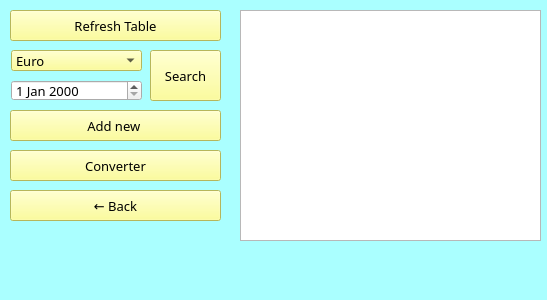
<?xml version="1.0" encoding="UTF-8"?>
<ui version="4.0">
 <class>stonks</class>
 <widget class="QMainWindow" name="stonks">
  <property name="geometry">
   <rect>
    <x>0</x>
    <y>0</y>
    <width>547</width>
    <height>300</height>
   </rect>
  </property>
  <property name="palette">
   <palette>
    <active>
     <colorrole role="WindowText">
      <brush brushstyle="SolidPattern">
       <color alpha="255">
        <red>0</red>
        <green>0</green>
        <blue>0</blue>
       </color>
      </brush>
     </colorrole>
     <colorrole role="Button">
      <brush brushstyle="SolidPattern">
       <color alpha="255">
        <red>170</red>
        <green>255</green>
        <blue>255</blue>
       </color>
      </brush>
     </colorrole>
     <colorrole role="Light">
      <brush brushstyle="SolidPattern">
       <color alpha="255">
        <red>255</red>
        <green>255</green>
        <blue>255</blue>
       </color>
      </brush>
     </colorrole>
     <colorrole role="Midlight">
      <brush brushstyle="SolidPattern">
       <color alpha="255">
        <red>212</red>
        <green>255</green>
        <blue>255</blue>
       </color>
      </brush>
     </colorrole>
     <colorrole role="Dark">
      <brush brushstyle="SolidPattern">
       <color alpha="255">
        <red>85</red>
        <green>127</green>
        <blue>127</blue>
       </color>
      </brush>
     </colorrole>
     <colorrole role="Mid">
      <brush brushstyle="SolidPattern">
       <color alpha="255">
        <red>113</red>
        <green>170</green>
        <blue>170</blue>
       </color>
      </brush>
     </colorrole>
     <colorrole role="Text">
      <brush brushstyle="SolidPattern">
       <color alpha="255">
        <red>0</red>
        <green>0</green>
        <blue>0</blue>
       </color>
      </brush>
     </colorrole>
     <colorrole role="BrightText">
      <brush brushstyle="SolidPattern">
       <color alpha="255">
        <red>255</red>
        <green>255</green>
        <blue>255</blue>
       </color>
      </brush>
     </colorrole>
     <colorrole role="ButtonText">
      <brush brushstyle="SolidPattern">
       <color alpha="255">
        <red>0</red>
        <green>0</green>
        <blue>0</blue>
       </color>
      </brush>
     </colorrole>
     <colorrole role="Base">
      <brush brushstyle="SolidPattern">
       <color alpha="255">
        <red>255</red>
        <green>255</green>
        <blue>255</blue>
       </color>
      </brush>
     </colorrole>
     <colorrole role="Window">
      <brush brushstyle="SolidPattern">
       <color alpha="255">
        <red>170</red>
        <green>255</green>
        <blue>255</blue>
       </color>
      </brush>
     </colorrole>
     <colorrole role="Shadow">
      <brush brushstyle="SolidPattern">
       <color alpha="255">
        <red>0</red>
        <green>0</green>
        <blue>0</blue>
       </color>
      </brush>
     </colorrole>
     <colorrole role="AlternateBase">
      <brush brushstyle="SolidPattern">
       <color alpha="255">
        <red>212</red>
        <green>255</green>
        <blue>255</blue>
       </color>
      </brush>
     </colorrole>
     <colorrole role="ToolTipBase">
      <brush brushstyle="SolidPattern">
       <color alpha="255">
        <red>255</red>
        <green>255</green>
        <blue>220</blue>
       </color>
      </brush>
     </colorrole>
     <colorrole role="ToolTipText">
      <brush brushstyle="SolidPattern">
       <color alpha="255">
        <red>0</red>
        <green>0</green>
        <blue>0</blue>
       </color>
      </brush>
     </colorrole>
     <colorrole role="PlaceholderText">
      <brush brushstyle="SolidPattern">
       <color alpha="128">
        <red>0</red>
        <green>0</green>
        <blue>0</blue>
       </color>
      </brush>
     </colorrole>
    </active>
    <inactive>
     <colorrole role="WindowText">
      <brush brushstyle="SolidPattern">
       <color alpha="255">
        <red>0</red>
        <green>0</green>
        <blue>0</blue>
       </color>
      </brush>
     </colorrole>
     <colorrole role="Button">
      <brush brushstyle="SolidPattern">
       <color alpha="255">
        <red>170</red>
        <green>255</green>
        <blue>255</blue>
       </color>
      </brush>
     </colorrole>
     <colorrole role="Light">
      <brush brushstyle="SolidPattern">
       <color alpha="255">
        <red>255</red>
        <green>255</green>
        <blue>255</blue>
       </color>
      </brush>
     </colorrole>
     <colorrole role="Midlight">
      <brush brushstyle="SolidPattern">
       <color alpha="255">
        <red>212</red>
        <green>255</green>
        <blue>255</blue>
       </color>
      </brush>
     </colorrole>
     <colorrole role="Dark">
      <brush brushstyle="SolidPattern">
       <color alpha="255">
        <red>85</red>
        <green>127</green>
        <blue>127</blue>
       </color>
      </brush>
     </colorrole>
     <colorrole role="Mid">
      <brush brushstyle="SolidPattern">
       <color alpha="255">
        <red>113</red>
        <green>170</green>
        <blue>170</blue>
       </color>
      </brush>
     </colorrole>
     <colorrole role="Text">
      <brush brushstyle="SolidPattern">
       <color alpha="255">
        <red>0</red>
        <green>0</green>
        <blue>0</blue>
       </color>
      </brush>
     </colorrole>
     <colorrole role="BrightText">
      <brush brushstyle="SolidPattern">
       <color alpha="255">
        <red>255</red>
        <green>255</green>
        <blue>255</blue>
       </color>
      </brush>
     </colorrole>
     <colorrole role="ButtonText">
      <brush brushstyle="SolidPattern">
       <color alpha="255">
        <red>0</red>
        <green>0</green>
        <blue>0</blue>
       </color>
      </brush>
     </colorrole>
     <colorrole role="Base">
      <brush brushstyle="SolidPattern">
       <color alpha="255">
        <red>255</red>
        <green>255</green>
        <blue>255</blue>
       </color>
      </brush>
     </colorrole>
     <colorrole role="Window">
      <brush brushstyle="SolidPattern">
       <color alpha="255">
        <red>170</red>
        <green>255</green>
        <blue>255</blue>
       </color>
      </brush>
     </colorrole>
     <colorrole role="Shadow">
      <brush brushstyle="SolidPattern">
       <color alpha="255">
        <red>0</red>
        <green>0</green>
        <blue>0</blue>
       </color>
      </brush>
     </colorrole>
     <colorrole role="AlternateBase">
      <brush brushstyle="SolidPattern">
       <color alpha="255">
        <red>212</red>
        <green>255</green>
        <blue>255</blue>
       </color>
      </brush>
     </colorrole>
     <colorrole role="ToolTipBase">
      <brush brushstyle="SolidPattern">
       <color alpha="255">
        <red>255</red>
        <green>255</green>
        <blue>220</blue>
       </color>
      </brush>
     </colorrole>
     <colorrole role="ToolTipText">
      <brush brushstyle="SolidPattern">
       <color alpha="255">
        <red>0</red>
        <green>0</green>
        <blue>0</blue>
       </color>
      </brush>
     </colorrole>
     <colorrole role="PlaceholderText">
      <brush brushstyle="SolidPattern">
       <color alpha="128">
        <red>0</red>
        <green>0</green>
        <blue>0</blue>
       </color>
      </brush>
     </colorrole>
    </inactive>
    <disabled>
     <colorrole role="WindowText">
      <brush brushstyle="SolidPattern">
       <color alpha="255">
        <red>85</red>
        <green>127</green>
        <blue>127</blue>
       </color>
      </brush>
     </colorrole>
     <colorrole role="Button">
      <brush brushstyle="SolidPattern">
       <color alpha="255">
        <red>170</red>
        <green>255</green>
        <blue>255</blue>
       </color>
      </brush>
     </colorrole>
     <colorrole role="Light">
      <brush brushstyle="SolidPattern">
       <color alpha="255">
        <red>255</red>
        <green>255</green>
        <blue>255</blue>
       </color>
      </brush>
     </colorrole>
     <colorrole role="Midlight">
      <brush brushstyle="SolidPattern">
       <color alpha="255">
        <red>212</red>
        <green>255</green>
        <blue>255</blue>
       </color>
      </brush>
     </colorrole>
     <colorrole role="Dark">
      <brush brushstyle="SolidPattern">
       <color alpha="255">
        <red>85</red>
        <green>127</green>
        <blue>127</blue>
       </color>
      </brush>
     </colorrole>
     <colorrole role="Mid">
      <brush brushstyle="SolidPattern">
       <color alpha="255">
        <red>113</red>
        <green>170</green>
        <blue>170</blue>
       </color>
      </brush>
     </colorrole>
     <colorrole role="Text">
      <brush brushstyle="SolidPattern">
       <color alpha="255">
        <red>85</red>
        <green>127</green>
        <blue>127</blue>
       </color>
      </brush>
     </colorrole>
     <colorrole role="BrightText">
      <brush brushstyle="SolidPattern">
       <color alpha="255">
        <red>255</red>
        <green>255</green>
        <blue>255</blue>
       </color>
      </brush>
     </colorrole>
     <colorrole role="ButtonText">
      <brush brushstyle="SolidPattern">
       <color alpha="255">
        <red>85</red>
        <green>127</green>
        <blue>127</blue>
       </color>
      </brush>
     </colorrole>
     <colorrole role="Base">
      <brush brushstyle="SolidPattern">
       <color alpha="255">
        <red>170</red>
        <green>255</green>
        <blue>255</blue>
       </color>
      </brush>
     </colorrole>
     <colorrole role="Window">
      <brush brushstyle="SolidPattern">
       <color alpha="255">
        <red>170</red>
        <green>255</green>
        <blue>255</blue>
       </color>
      </brush>
     </colorrole>
     <colorrole role="Shadow">
      <brush brushstyle="SolidPattern">
       <color alpha="255">
        <red>0</red>
        <green>0</green>
        <blue>0</blue>
       </color>
      </brush>
     </colorrole>
     <colorrole role="AlternateBase">
      <brush brushstyle="SolidPattern">
       <color alpha="255">
        <red>170</red>
        <green>255</green>
        <blue>255</blue>
       </color>
      </brush>
     </colorrole>
     <colorrole role="ToolTipBase">
      <brush brushstyle="SolidPattern">
       <color alpha="255">
        <red>255</red>
        <green>255</green>
        <blue>220</blue>
       </color>
      </brush>
     </colorrole>
     <colorrole role="ToolTipText">
      <brush brushstyle="SolidPattern">
       <color alpha="255">
        <red>0</red>
        <green>0</green>
        <blue>0</blue>
       </color>
      </brush>
     </colorrole>
     <colorrole role="PlaceholderText">
      <brush brushstyle="SolidPattern">
       <color alpha="128">
        <red>0</red>
        <green>0</green>
        <blue>0</blue>
       </color>
      </brush>
     </colorrole>
    </disabled>
   </palette>
  </property>
  <property name="windowTitle">
   <string>Exchange Rates</string>
  </property>
  <property name="styleSheet">
   <string notr="true"/>
  </property>
  <widget class="QWidget" name="centralwidget">
   <widget class="QTableView" name="tableView">
    <property name="geometry">
     <rect>
      <x>240</x>
      <y>10</y>
      <width>301</width>
      <height>231</height>
     </rect>
    </property>
    <property name="font">
     <font>
      <family>MS Reference Sans Serif</family>
     </font>
    </property>
    <property name="styleSheet">
     <string notr="true">selection-background-color: rgb(154, 255, 154);
selection-color: rgb(0, 85, 0);</string>
    </property>
   </widget>
   <widget class="QPushButton" name="pushButton_3">
    <property name="geometry">
     <rect>
      <x>10</x>
      <y>10</y>
      <width>211</width>
      <height>31</height>
     </rect>
    </property>
    <property name="font">
     <font>
      <family>MS Reference Sans Serif</family>
      <pointsize>10</pointsize>
     </font>
    </property>
    <property name="cursor">
     <cursorShape>PointingHandCursor</cursorShape>
    </property>
    <property name="styleSheet">
     <string notr="true">color:  rgb(0, 0, 0);
background-color: rgb(255, 255, 127);</string>
    </property>
    <property name="text">
     <string>Refresh Table</string>
    </property>
   </widget>
   <widget class="QPushButton" name="pushButton_4">
    <property name="geometry">
     <rect>
      <x>10</x>
      <y>150</y>
      <width>211</width>
      <height>31</height>
     </rect>
    </property>
    <property name="font">
     <font>
      <family>MS Reference Sans Serif</family>
      <pointsize>10</pointsize>
     </font>
    </property>
    <property name="cursor">
     <cursorShape>PointingHandCursor</cursorShape>
    </property>
    <property name="styleSheet">
     <string notr="true">color:  rgb(0, 0, 0);
background-color: rgb(255, 255, 127);</string>
    </property>
    <property name="text">
     <string>Converter</string>
    </property>
   </widget>
   <widget class="QComboBox" name="comboBox">
    <property name="geometry">
     <rect>
      <x>11</x>
      <y>50</y>
      <width>131</width>
      <height>21</height>
     </rect>
    </property>
    <property name="font">
     <font>
      <family>MS Reference Sans Serif</family>
      <pointsize>10</pointsize>
     </font>
    </property>
    <property name="cursor">
     <cursorShape>PointingHandCursor</cursorShape>
    </property>
    <property name="styleSheet">
     <string notr="true">color:  rgb(0, 0, 0);
background-color: rgb(255, 255, 127);</string>
    </property>
    <item>
     <property name="text">
      <string>Euro</string>
     </property>
    </item>
    <item>
     <property name="text">
      <string>Ruble</string>
     </property>
    </item>
   </widget>
   <widget class="QPushButton" name="pushButton">
    <property name="geometry">
     <rect>
      <x>150</x>
      <y>50</y>
      <width>71</width>
      <height>51</height>
     </rect>
    </property>
    <property name="font">
     <font>
      <family>MS Reference Sans Serif</family>
      <pointsize>10</pointsize>
     </font>
    </property>
    <property name="cursor">
     <cursorShape>PointingHandCursor</cursorShape>
    </property>
    <property name="styleSheet">
     <string notr="true">color:  rgb(0, 0, 0);
background-color: rgb(255, 255, 127);</string>
    </property>
    <property name="text">
     <string>Search</string>
    </property>
   </widget>
   <widget class="QDateEdit" name="dateEdit">
    <property name="geometry">
     <rect>
      <x>11</x>
      <y>80</y>
      <width>131</width>
      <height>21</height>
     </rect>
    </property>
    <property name="font">
     <font>
      <family>MS Reference Sans Serif</family>
      <pointsize>10</pointsize>
     </font>
    </property>
    <property name="cursor">
     <cursorShape>UpArrowCursor</cursorShape>
    </property>
    <property name="styleSheet">
     <string notr="true">selection-background-color: rgb(154, 255, 154);
selection-color: rgb(0, 85, 0);</string>
    </property>
   </widget>
   <widget class="QPushButton" name="pushButton_2">
    <property name="geometry">
     <rect>
      <x>10</x>
      <y>110</y>
      <width>211</width>
      <height>31</height>
     </rect>
    </property>
    <property name="font">
     <font>
      <family>MS Reference Sans Serif</family>
      <pointsize>10</pointsize>
     </font>
    </property>
    <property name="cursor">
     <cursorShape>PointingHandCursor</cursorShape>
    </property>
    <property name="styleSheet">
     <string notr="true">color:  rgb(0, 0, 0);
background-color: rgb(255, 255, 127);</string>
    </property>
    <property name="text">
     <string>Add new </string>
    </property>
   </widget>
   <widget class="QPushButton" name="pushButton_5">
    <property name="geometry">
     <rect>
      <x>10</x>
      <y>190</y>
      <width>211</width>
      <height>31</height>
     </rect>
    </property>
    <property name="font">
     <font>
      <family>MS Reference Sans Serif</family>
      <pointsize>10</pointsize>
     </font>
    </property>
    <property name="cursor">
     <cursorShape>PointingHandCursor</cursorShape>
    </property>
    <property name="styleSheet">
     <string notr="true">color:  rgb(0, 0, 0);
background-color: rgb(255, 255, 127);</string>
    </property>
    <property name="text">
     <string>← Back</string>
    </property>
   </widget>
  </widget>
  <widget class="QMenuBar" name="menubar">
   <property name="geometry">
    <rect>
     <x>0</x>
     <y>0</y>
     <width>547</width>
     <height>26</height>
    </rect>
   </property>
  </widget>
 </widget>
 <resources/>
 <connections/>
</ui>
